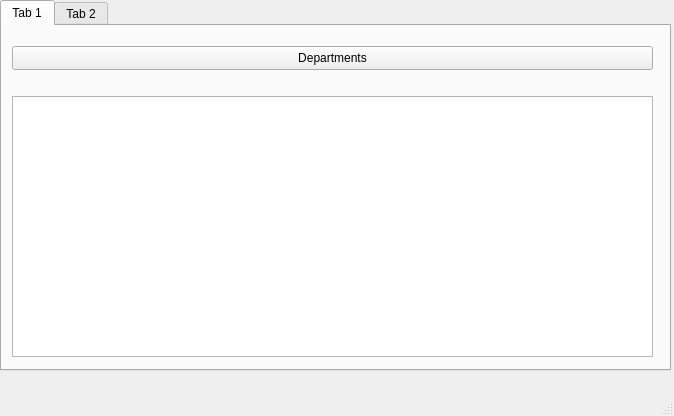
<?xml version="1.0" encoding="UTF-8"?>
<ui version="4.0">
 <class>Window1</class>
 <widget class="QMainWindow" name="Window1">
  <property name="geometry">
   <rect>
    <x>0</x>
    <y>0</y>
    <width>674</width>
    <height>416</height>
   </rect>
  </property>
  <property name="windowTitle">
   <string>Window1</string>
  </property>
  <widget class="QWidget" name="centralwidget">
   <widget class="QTabWidget" name="tabWidget">
    <property name="geometry">
     <rect>
      <x>0</x>
      <y>0</y>
      <width>671</width>
      <height>371</height>
     </rect>
    </property>
    <property name="currentIndex">
     <number>0</number>
    </property>
    <widget class="QWidget" name="tab">
     <attribute name="title">
      <string>Tab 1</string>
     </attribute>
     <widget class="QPushButton" name="pushButton">
      <property name="geometry">
       <rect>
        <x>10</x>
        <y>20</y>
        <width>641</width>
        <height>24</height>
       </rect>
      </property>
      <property name="text">
       <string>Departments</string>
      </property>
     </widget>
     <widget class="QTableView" name="tableView1">
      <property name="geometry">
       <rect>
        <x>10</x>
        <y>70</y>
        <width>641</width>
        <height>261</height>
       </rect>
      </property>
     </widget>
    </widget>
    <widget class="QWidget" name="tab_2">
     <attribute name="title">
      <string>Tab 2</string>
     </attribute>
     <widget class="QTableView" name="tableView1_2">
      <property name="geometry">
       <rect>
        <x>10</x>
        <y>70</y>
        <width>641</width>
        <height>261</height>
       </rect>
      </property>
     </widget>
     <widget class="QPushButton" name="pushButton_3">
      <property name="geometry">
       <rect>
        <x>10</x>
        <y>20</y>
        <width>641</width>
        <height>24</height>
       </rect>
      </property>
      <property name="text">
       <string>Orders</string>
      </property>
     </widget>
    </widget>
   </widget>
  </widget>
  <widget class="QMenuBar" name="menubar">
   <property name="geometry">
    <rect>
     <x>0</x>
     <y>0</y>
     <width>674</width>
     <height>21</height>
    </rect>
   </property>
  </widget>
  <widget class="QStatusBar" name="statusbar"/>
 </widget>
 <resources/>
 <connections/>
</ui>
